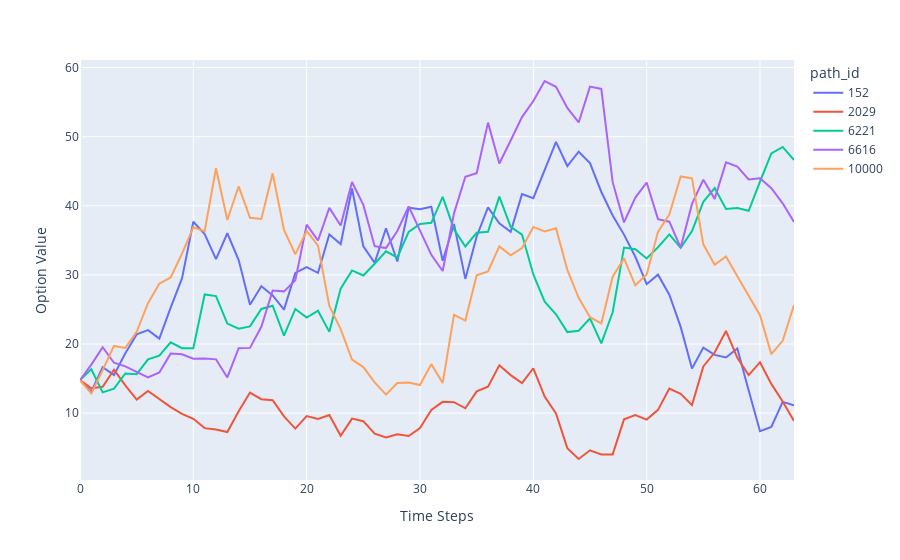

The cell this chart's notebook holds for it:
### Code cell
display(dsa_mostra_caminho_venda(option_value_df, sel_path, 'Option Value'))
